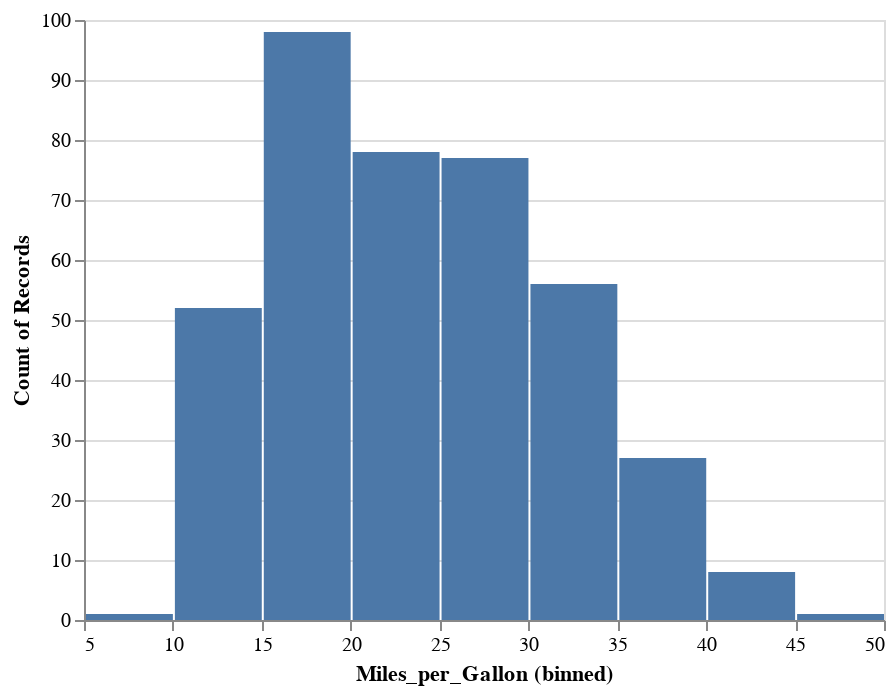

Here is the notebook cell this chart was saved with:
### Code cell
# load an example dataset
from vega_datasets import data
cars = data.cars()

# plot the dataset, referencing dataframe column names
import altair as alt
alt.Chart(cars).mark_bar().encode(
  x=alt.X('Miles_per_Gallon', bin=True),
  y='count()',
)

### Figure 1 — Vega-Lite specification as saved in the notebook (floating-point values rounded to 4 significant figures; data arrays with more than 128 entries replaced by an {"elided": "..."} marker saying what was removed)
{"config": {"view": {"continuousWidth": 400, "continuousHeight": 300}}, "data": {"name": "data-f02450ab61490a1363517a0190416235"}, "mark": "bar", "encoding": {"x": {"bin": true, "field": "Miles_per_Gallon", "type": "quantitative"}, "y": {"aggregate": "count", "type": "quantitative"}}, "$schema": "https://vega.github.io/schema/vega-lite/v4.17.0.json", "datasets": {"data-f02450ab61490a1363517a0190416235": {"elided": "406 records"}}}
